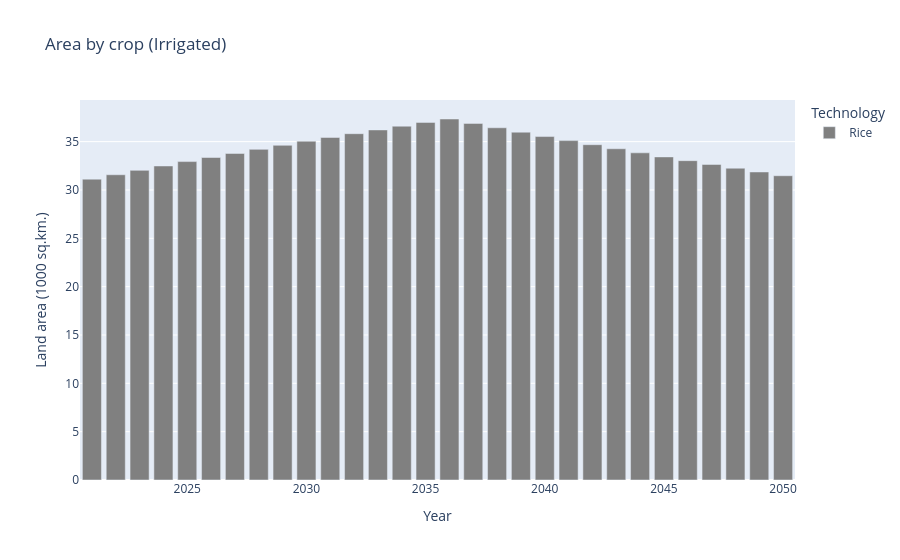

Here is the notebook cell this chart was saved with:
### Code cell
for each in water_supply.keys():
    crops_ws_df = dfs['TotalAnnualTechnologyActivityByMode'][dfs['TotalAnnualTechnologyActivityByMode'].TECHNOLOGY.str.startswith('LNDAGR')].drop('REGION', axis=1)
    crops_ws_df['MODE_OF_OPERATION'] = crops_ws_df['MODE_OF_OPERATION'].astype(int)
    crops_ws_df['crop_combo'] = crops_ws_df['MODE_OF_OPERATION'].map(mode_crop_combo)
    crops_ws_df = crops_ws_df[(crops_ws_df.crop_combo.str.startswith(tuple(crops))) & (crops_ws_df.crop_combo.str[4:5] == each)]
    crops_ws_df['land_use'] = crops_ws_df['crop_combo'].str[0:3]
    crops_ws_df.drop(['MODE_OF_OPERATION','crop_combo'], axis=1, inplace=True)
    
    crops_ws_df = crops_ws_df.pivot_table(index='YEAR', 
                                          columns='land_use',
                                          values='VALUE', 
                                          aggfunc='sum').reset_index().fillna(0)
    crops_ws_df = crops_ws_df.reindex(sorted(crops_ws_df.columns), axis=1).set_index('YEAR').reset_index().rename(columns=det_col)
    if len(crops_ws_df.columns) > 1:
        df_plot(crops_ws_df,'Land area (1000 sq.km.)','Area by crop (' + water_supply[each] + ')')

### Figure 1 — Plotly figure (JSON) as saved in the notebook; plotly's stock layout.template omitted (floating-point values rounded to 4 significant figures)
{"data": [{"hovertemplate": "Technology=Rice<br>Year=%{x}<br>Land area (1000 sq.km.)=%{y}<extra></extra>", "legendgroup": "Rice", "marker": {"color": "grey", "pattern": {"shape": ""}}, "name": "Rice", "orientation": "v", "showlegend": true, "textposition": "auto", "type": "bar", "x": [2021, 2022, 2023, 2024, 2025, 2026, 2027, 2028, 2029, 2030, 2031, 2032, 2033, 2034, 2035, 2036, 2037, 2038, 2039, 2040, 2041, 2042, 2043, 2044, 2045, 2046, 2047, 2048, 2049, 2050], "xaxis": "x", "y": [31.12, 31.57, 32.03, 32.48, 32.94, 33.36, 33.78, 34.2, 34.62, 35.04, 35.43, 35.82, 36.21, 36.6, 36.99, 37.34, 36.89, 36.43, 35.98, 35.53, 35.1, 34.68, 34.26, 33.84, 33.42, 33.03, 32.64, 32.25, 31.86, 31.47], "yaxis": "y"}], "layout": {"barmode": "relative", "legend": {"title": {"text": "Technology"}, "tracegroupgap": 0}, "title": {"text": "Area by crop (Irrigated)"}, "xaxis": {"anchor": "y", "domain": [0, 1], "title": {"text": "Year"}}, "yaxis": {"anchor": "x", "domain": [0, 1], "title": {"text": "Land area (1000 sq.km.)"}}}}
